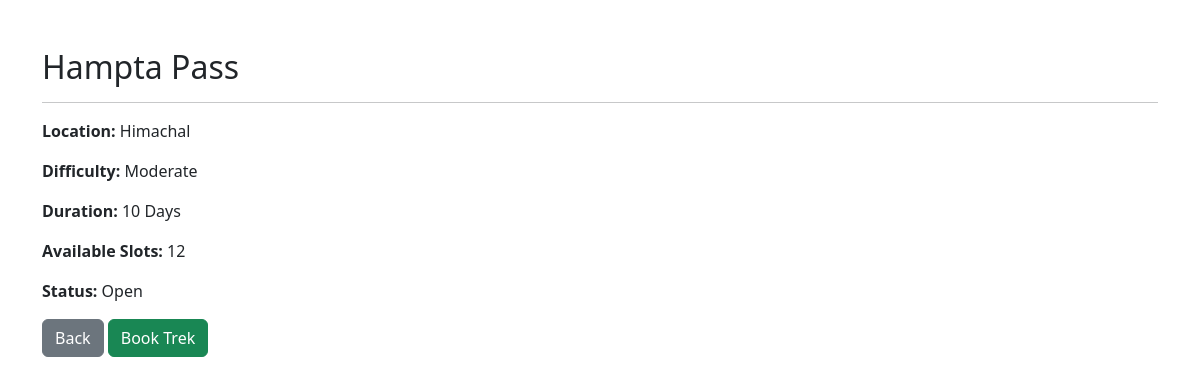
Screenshot of /user/trek/4 (signed in) with the database file from the repository.
### application/models.py (models this page shows)
class Trek(db.Model):
    __tablename__ = "trek"
    trek_id = db.Column(db.Integer, primary_key=True, autoincrement=True)
    trek_name = db.Column(db.String(100), nullable=False)
    location = db.Column(db.String(100), nullable=False)
    difficulty = db.Column(db.String(20), nullable=False)
    duration = db.Column(db.Integer, nullable=False)
    available_slots = db.Column(db.Integer, nullable=False)
    assigned_staff_id = db.Column(
        db.Integer,
        db.ForeignKey("user.user_id")
    )
    assigned_staff = db.relationship(
    "User",
    foreign_keys=[assigned_staff_id]
)
    status = db.Column(db.String(20), nullable=False)
    start_date = db.Column(db.Date)
    end_date = db.Column(db.Date)
    bookings = db.relationship("Booking", back_populates="trek",cascade="all, delete-orphan")

### application/controllers.py (the view)
@app.route("/user/trek/<int:trek_id>")
@login_required
def trek_details(trek_id):
    if current_user.role != "User":
        return "Access Denied."
    trek = Trek.query.get_or_404(trek_id)
    return render_template(
        "user/trek_details.html",
        trek=trek
    )

### main.py (called while the page is built)
@login_manager.user_loader
def load_user(user_id):
    return User.query.get(int(user_id))

### templates/user/trek_details.html (shortened to what this page needs)
<!DOCTYPE html>
<html>
<head>
<link href="https://cdn.jsdelivr.net/npm/bootstrap@5.3.7/dist/css/bootstrap.min.css" rel="stylesheet">
</head>
<body>
<div class="container mt-5">
<h2>{{ trek.trek_name }}</h2>
<hr>
<p><b>Location:</b> {{ trek.location }}</p>
<p><b>Difficulty:</b> {{ trek.difficulty }}</p>
<p><b>Duration:</b> {{ trek.duration }} Days</p>
<p><b>Available Slots:</b> {{ trek.available_slots }}</p>
<p><b>Status:</b> {{ trek.status }}</p>
<a href="{{ url_for('user_dashboard') }}" class="btn btn-secondary"> Back </a>
<a href="{{ url_for('book_trek', trek_id=trek.trek_id) }}" class="btn btn-success"> Book Trek </a>
</div>
</body>
</html>

### rows the page displays
Trek: trek_name "Hampta Pass", location "Himachal", difficulty "Moderate", duration "10", available_slots "12", status "Open"
